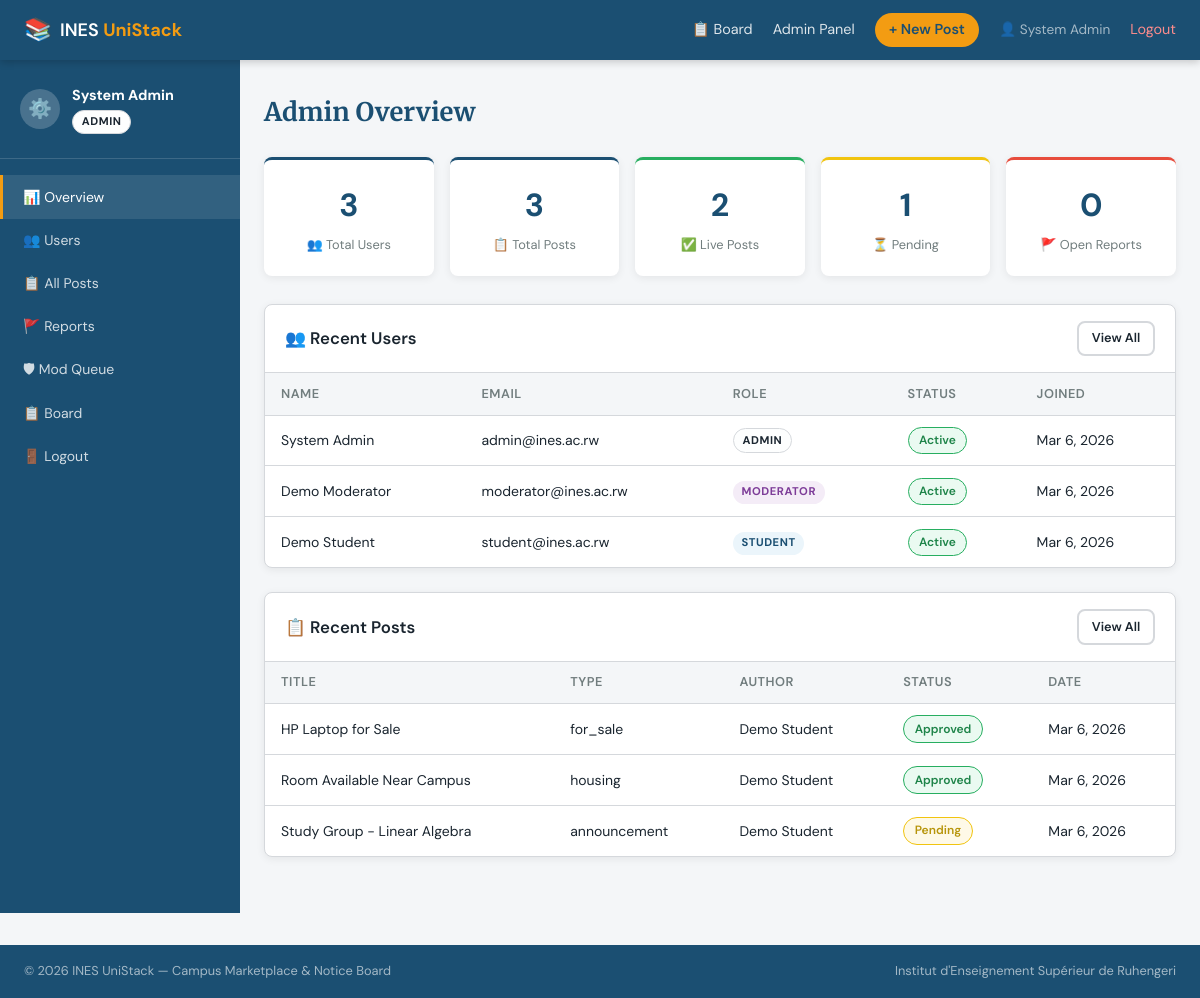
Page /admin/dashboard.php (signed in) on the committed database.
### tables this page shows
CREATE TABLE users (
    id          INT AUTO_INCREMENT PRIMARY KEY,
    full_name   VARCHAR(100) NOT NULL,
    email       VARCHAR(150) NOT NULL UNIQUE,
    password    VARCHAR(255) NOT NULL,
    role        ENUM('student', 'moderator', 'admin') NOT NULL DEFAULT 'student',
    is_active   TINYINT(1) NOT NULL DEFAULT 1,
    created_at  DATETIME NOT NULL DEFAULT CURRENT_TIMESTAMP,
    updated_at  DATETIME NOT NULL DEFAULT CURRENT_TIMESTAMP ON UPDATE CURRENT_TIMESTAMP
);

CREATE TABLE posts (
    id           INT AUTO_INCREMENT PRIMARY KEY,
    user_id      INT NOT NULL,
    title        VARCHAR(200) NOT NULL,
    description  TEXT NOT NULL,
    post_type    ENUM('for_sale', 'housing', 'announcement') NOT NULL,
    price        DECIMAL(10,2) DEFAULT NULL,        
    status       ENUM('pending', 'approved', 'rejected') NOT NULL DEFAULT 'pending',
    reviewed_by  INT DEFAULT NULL,                  
    reviewed_at  DATETIME DEFAULT NULL,
    created_at   DATETIME NOT NULL DEFAULT CURRENT_TIMESTAMP,
    updated_at   DATETIME NOT NULL DEFAULT CURRENT_TIMESTAMP ON UPDATE CURRENT_TIMESTAMP,
    FOREIGN KEY (user_id)     REFERENCES users(id) ON DELETE CASCADE,
    FOREIGN KEY (reviewed_by) REFERENCES users(id) ON DELETE SET NULL
);

### app/controllers/AdminController.php (called while the page is built, shortened)
<?php
require_once __DIR__ . '/../config/auth.php';
require_once __DIR__ . '/../models/UserModel.php';
require_once __DIR__ . '/../models/PostModel.php';
require_once __DIR__ . '/../models/ReportModel.php';
class AdminController {
    public static function showDashboard(): void {
        $users   = UserModel::getAll();
        $posts   = PostModel::getAll();
        $reports = ReportModel::getAll();
        require_once __DIR__ . '/../views/admin/dashboard.php';
    }
}

### admin/dashboard.php (called while the page is built, shortened)
<?php
require_once __DIR__ . '/../app/config/auth.php';
require_once __DIR__ . '/../app/controllers/AdminController.php';
AdminController::showDashboard();

### app/config/auth.php (called while the page is built, shortened)
<?php
function currentUser(): ?array {
    return [
        'id'        => $_SESSION['user_id'],
        'full_name' => $_SESSION['full_name'],
        'email'     => $_SESSION['email'],
        'role'      => $_SESSION['role'],
    ];
}
function h(string $str): string {
    return htmlspecialchars($str, ENT_QUOTES, 'UTF-8');
}

### app/models/UserModel.php (called while the page is built, shortened)
<?php
class UserModel {
    public static function getAll(): array {
        $db = getDB();
        $result = $db->query('SELECT id, full_name, email, role, is_active, created_at FROM users ORDER BY created_at DESC');
        $rows = $result->fetch_all(MYSQLI_ASSOC);
        return $rows;
    }
}

### app/models/PostModel.php (called while the page is built, shortened)
<?php
class PostModel {
    public static function getAll(): array {
        $db = getDB();
        $result = $db->query(
            'SELECT p.*, u.full_name AS author_name FROM posts p JOIN users u ON p.user_id = u.id ORDER BY p.created_at DESC'
        );
        $rows = $result->fetch_all(MYSQLI_ASSOC);
        return $rows;
    }
}

### app/models/ReportModel.php (called while the page is built, shortened)
<?php
class ReportModel {
    public static function getAll(): array {
        $db = getDB();
        $result = $db->query(
            'SELECT r.*, p.title AS post_title, u.full_name AS reporter_name
             FROM reports r
             JOIN posts p ON r.post_id = p.id
             JOIN users u ON r.reported_by = u.id
             ORDER BY r.created_at DESC'
        );
        $rows = $result->fetch_all(MYSQLI_ASSOC);
        return $rows;
    }
}

### app/views/admin/dashboard.php (the view, shortened to what this page needs)
<?php
require_once __DIR__ . '/../shared/header.php';
$totalUsers    = count($users);
$totalPosts    = count($posts);
$pendingPosts  = count(array_filter($posts, fn($p) => $p['status'] === 'pending'));
$approvedPosts = count(array_filter($posts, fn($p) => $p['status'] === 'approved'));
$openReports   = count(array_filter($reports, fn($r) => $r['status'] === 'open'));
?>
<div class="dashboard-wrapper">
  <aside class="sidebar">
    <div class="sidebar-user">
      <div class="avatar">⚙️</div>
      <div>
        <strong><?= h($user['full_name']) ?></strong>
        <span class="role-badge role-admin">Admin</span>
      </div>
    </div>
    <nav class="sidebar-nav">
      <a href="<?= BASE_URL ?>/admin/dashboard.php" class="active">📊 Overview</a>
      <a href="<?= BASE_URL ?>/admin/users.php">👥 Users</a>
      <a href="<?= BASE_URL ?>/admin/posts.php">📋 All Posts</a>
      <a href="<?= BASE_URL ?>/admin/reports.php">🚩 Reports</a>
      <a href="<?= BASE_URL ?>/moderator/dashboard.php">🛡 Mod Queue</a>
      <a href="<?= BASE_URL ?>/board.php">📋 Board</a>
      <a href="<?= BASE_URL ?>/logout.php">🚪 Logout</a>
    </nav>
  </aside>
  <div class="dashboard-main">
    <h1>Admin Overview</h1>
    <div class="stats-row stats-row-5">
      <div class="stat-card">
        <div class="stat-number"><?= $totalUsers ?></div>
        <div class="stat-label">👥 Total Users</div>
      </div>
      <div class="stat-card">
        <div class="stat-number"><?= $totalPosts ?></div>
        <div class="stat-label">📋 Total Posts</div>
      </div>
      <div class="stat-card stat-green">
        <div class="stat-number"><?= $approvedPosts ?></div>
        <div class="stat-label">✅ Live Posts</div>
      </div>
      <div class="stat-card stat-yellow">
        <div class="stat-number"><?= $pendingPosts ?></div>
        <div class="stat-label">⏳ Pending</div>
      </div>
      <div class="stat-card stat-red">
        <div class="stat-number"><?= $openReports ?></div>
        <div class="stat-label">🚩 Open Reports</div>
      </div>
    </div>
    <div class="card">
      <div class="card-header">
        <h2>👥 Recent Users</h2>
        <a href="<?= BASE_URL ?>/admin/users.php" class="btn btn-secondary btn-sm">View All</a>
      </div>
      <div class="table-wrapper">
        <table class="data-table">
          <thead><tr><th>Name</th><th>Email</th><th>Role</th><th>Status</th><th>Joined</th></tr></thead>
          <tbody>
            <?php foreach (array_slice($users, 0, 5) as $u): ?>
            <tr>
              <td><?= h($u['full_name']) ?></td>
              <td><?= h($u['email']) ?></td>
              <td><span class="role-badge role-<?= h($u['role']) ?>"><?= ucfirst(h($u['role'])) ?></span></td>
              <td><span class="status-badge <?= $u['is_active'] ? 'status-approved' : 'status-rejected' ?>"><?= $u['is_active'] ? 'Active' : 'Inactive' ?></span></td>
              <td><?= date('M j, Y', strtotime($u['created_at'])) ?></td>
            </tr>
            <?php endforeach; ?>
          </tbody>
        </table>
      </div>
    </div>
    <div class="card">
      <div class="card-header">
        <h2>📋 Recent Posts</h2>
        <a href="<?= BASE_URL ?>/admin/posts.php" class="btn btn-secondary btn-sm">View All</a>
      </div>
      <div class="table-wrapper">
        <table class="data-table">
          <thead><tr><th>Title</th><th>Type</th><th>Author</th><th>Status</th><th>Date</th></tr></thead>
          <tbody>
            <?php foreach (array_slice($posts, 0, 5) as $post): ?>
            <tr>
              <td><?= h($post['title']) ?></td>
              <td><?= h($post['post_type']) ?></td>
              <td><?= h($post['author_name']) ?></td>
              <td><span class="status-badge status-<?= h($post['status']) ?>"><?= ucfirst(h($post['status'])) ?></span></td>
              <td><?= date('M j, Y', strtotime($post['created_at'])) ?></td>
            </tr>
            <?php endforeach; ?>
          </tbody>
        </table>
      </div>
    </div>
  </div>
</div>
<?php require_once __DIR__ . '/../shared/footer.php'; ?>

### app/views/shared/header.php (shortened to what this page needs)
<?php
require_once __DIR__ . '/../../config/auth.php';
$user  = currentUser();
$role  = $user['role'] ?? 'guest';
?>
<!DOCTYPE html>
<html lang="en">
<head>
  <link rel="stylesheet" href="<?= BASE_URL ?>/public/css/style.css">
</head>
<body>
<nav class="navbar">
  <div class="nav-container">
    <a href="<?= BASE_URL ?>/board.php" class="nav-brand">
      <span class="nav-logo">📚</span>
      <span>INES <strong>UniStack</strong></span>
    </a>
    <?php if ($user): ?>
    <div class="nav-links">
      <a href="<?= BASE_URL ?>/board.php">📋 Board</a>
      <?php if ($role === 'student'): ?>
        <a href="<?= BASE_URL ?>/dashboard.php">My Dashboard</a>
        <a href="<?= BASE_URL ?>/post/create.php" class="btn-nav-cta">+ New Post</a>
      <?php elseif ($role === 'moderator'): ?>
        <a href="<?= BASE_URL ?>/moderator/dashboard.php">Mod Panel</a>
      <?php elseif ($role === 'admin'): ?>
        <a href="<?= BASE_URL ?>/admin/dashboard.php">Admin Panel</a>
        <a href="<?= BASE_URL ?>/post/create.php" class="btn-nav-cta">+ New Post</a>
      <?php endif; ?>
      <span class="nav-user">👤 <?= h($user['full_name']) ?></span>
      <a href="<?= BASE_URL ?>/logout.php" class="nav-logout">Logout</a>
    </div>
    <?php endif; ?>
  </div>
</nav>
<main class="main-content">

### app/views/shared/footer.php (shortened to what this page needs)
</main>
<footer class="site-footer">
  <div class="footer-inner">
    <span>© <?= date('Y') ?> INES UniStack — Campus Marketplace & Notice Board</span>
    <span>Institut d'Enseignement Supérieur de Ruhengeri</span>
  </div>
</footer>
</body>
</html>

### rows in the picture
users: full_name "System Admin", email "admin@ines.ac.rw", role "ADMIN", is_active "Active", created_at "Mar 6, 2026"
users: full_name "Demo Moderator", email "moderator@ines.ac.rw", role "MODERATOR", is_active "Active", created_at "Mar 6, 2026"
users: full_name "Demo Student", email "student@ines.ac.rw", role "STUDENT", is_active "Active", created_at "Mar 6, 2026"
posts: title "HP Laptop for Sale", post_type "for_sale", user.full_name "Demo Student", status "Approved", created_at "Mar 6, 2026"
posts: title "Room Available Near Campus", post_type "housing", user.full_name "Demo Student", status "Approved", created_at "Mar 6, 2026"
posts: title "Study Group - Linear Algebra", post_type "announcement", user.full_name "Demo Student", status "Pending", created_at "Mar 6, 2026"

### other values in the picture
$totalUsers "3"
$totalPosts "3"
$approvedPosts "2"
$pendingPosts "1"
$openReports "0"
